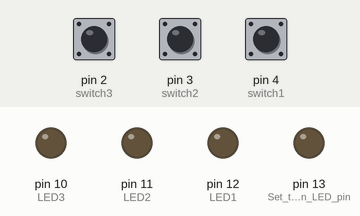
Simulated run of this sketch. Board: Arduino Uno, built with avr-gcc and run on an emulated ATmega328P. Shown: output pins drawn as LEDs (lit = HIGH). Dashed ring = blinking. Inputs (shaded band) come from the test bench; at power-on: pin 2 (switch3) LOW, pin 3 (switch2) LOW, pin 4 (switch1) LOW.

Above: at 1.2 s.
1.3 s: pin 2 (switch3) pulled HIGH for 0.15 s
At 1.37 s:
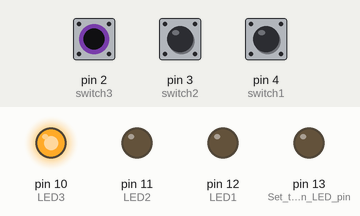
2.9 s: pin 3 (switch2) pulled HIGH for 0.15 s
At 2.97 s:
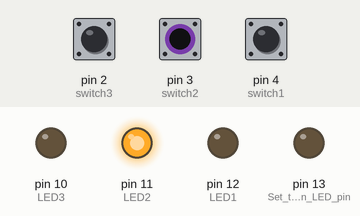
4.5 s: pin 4 (switch1) pulled HIGH for 0.15 s
At 4.57 s:
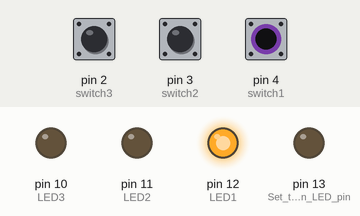
6.1 s: pin 4 (switch1) pulled HIGH for 3.2 s
At 10.3 s:
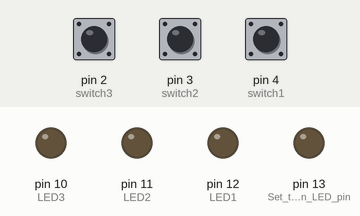
10.8 s: pin 2 (switch3) pulled HIGH for 3.2 s
At 11.4 s:
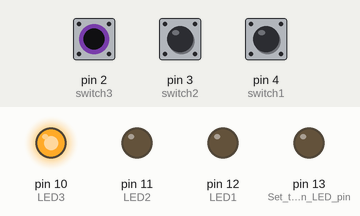
15.5 s: pin 2 (switch3) driven HIGH and pin 4 (switch1) driven HIGH
At 16.1 s:
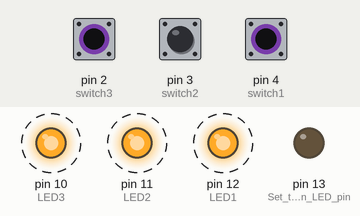
Timing chart, 0 to 19.5 s (numbered marks = the images above; inputs shaded):
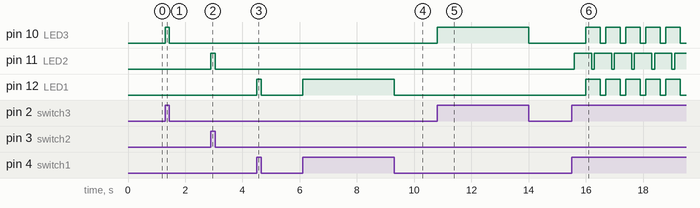

Measured:
- after the input at 1.3 s, pin 10 (LED3): LOW → HIGH at once, → LOW 0.15 s later
- after the input at 2.9 s, pin 11 (LED2): LOW → HIGH at once, → LOW 0.15 s later
- after the input at 4.5 s, pin 12 (LED1): LOW → HIGH at once, → LOW 0.15 s later
- after the input at 6.1 s, pin 12 (LED1): LOW → HIGH at once, → LOW 3.2 s later
- after the input at 10.8 s, pin 10 (LED3): LOW → HIGH at once, → LOW 3.2 s later
- after the input at 15.5 s, pin 10 (LED3), pin 12 (LED1): alternates HIGH for 0.50 s and LOW for 0.20 s, starting after 0.50 s; pin 11 (LED2): alternates HIGH for 0.60 s and LOW for 0.10 s, starting after 0.10 s

The sketch:

SwitchV2.ino
```cpp
// PROGRAM: Switch
// Description: This program adds a switch to turn on and off the LED

// Define the pin numbers for LED and the switch
int LED1 = 12;        // Pin number for the LED
int LED2 = 11;        // Pin number for the LED
int LED3 = 10;        // Pin number for the LED
int switch1 = 4;     // Pin number for the switch
int switch2 = 3;     // Pin number for the switch
int switch3 = 2;     // Pin number for the switch

void setup() {
  // Setup code that runs once at the beginning

  pinMode(LED_BUILTIN, OUTPUT);  // Set the built-in LED pin as an output
  pinMode(LED1, OUTPUT);          // Set the LED pin as an output
  pinMode(LED2, OUTPUT);          // Set the LED pin as an output
  pinMode(LED3, OUTPUT);          // Set the LED pin as an output
  pinMode(switch1, INPUT);       // Set the switch pin as an input
  pinMode(switch2, INPUT);       // Set the switch pin as an input
  pinMode(switch3, INPUT);       // Set the switch pin as an input
}

void loop() {
  //now within loop() we'll take actions based on the status of the switches

  //testing...

    if (digitalRead(switch1) == HIGH){     //check switch #1
    digitalWrite(LED1, HIGH); // turn LED ON
  }
  else {
    digitalWrite(LED1, LOW); // turn LED OFF
  }

    if (digitalRead(switch2) == HIGH){     //check switch #2
    digitalWrite(LED2, HIGH); // turn LED ON
  }
  else {
    digitalWrite(LED2, LOW); // turn LED OFF
  }

    if (digitalRead(switch3) == HIGH){     //check switch #3
    digitalWrite(LED3, HIGH); // turn LED ON
  }
  else {
    digitalWrite(LED3, LOW); // turn LED OFF
  }
  if ((digitalRead(switch1) == HIGH) && (digitalRead(switch2) == HIGH) && (digitalRead(switch3) == HIGH))
  {
    do
    {
      digitalWrite(LED1, HIGH);
      delay(100);
      digitalWrite(LED1, LOW);
      delay(100);
      digitalWrite(LED2, HIGH);
      delay(100);
      digitalWrite(LED2, LOW);
      delay(100);
      digitalWrite(LED3, HIGH);
      delay(100);
      digitalWrite(LED3, LOW);
      delay(100);
    }while((digitalRead(switch1) == HIGH) && (digitalRead(switch2) == HIGH) && (digitalRead(switch3) == HIGH));
  }
  if ((digitalRead(switch1) == HIGH) && (digitalRead(switch2) == HIGH) && (digitalRead(switch3) == LOW))
  {
    do
    {
      digitalWrite(LED3, LOW);
      delay(100);
      digitalWrite(LED3, HIGH);
      delay(100);
      digitalWrite(LED2, LOW);
      delay(100);
      digitalWrite(LED2, HIGH);
      delay(100);
      digitalWrite(LED1, LOW);
      delay(100);
      digitalWrite(LED1, HIGH);
      delay(100);
    }while((digitalRead(switch1) == HIGH) && (digitalRead(switch2) == HIGH) && (digitalRead(switch3) == LOW));
  }
  if ((digitalRead(switch1) == HIGH) && (digitalRead(switch2) == LOW) && (digitalRead(switch3) == HIGH))
  {
    do
    {
      digitalWrite(LED2, LOW);
      delay(100);
      digitalWrite(LED2, HIGH);
      delay(200);
      digitalWrite(LED1, LOW);
      digitalWrite(LED3, LOW);
      delay(200);
      digitalWrite(LED1, HIGH);
      digitalWrite(LED3, HIGH);
      delay(200);
    }while((digitalRead(switch1) == HIGH) && (digitalRead(switch2) == LOW) && (digitalRead(switch3) == HIGH));
  }
}
```
